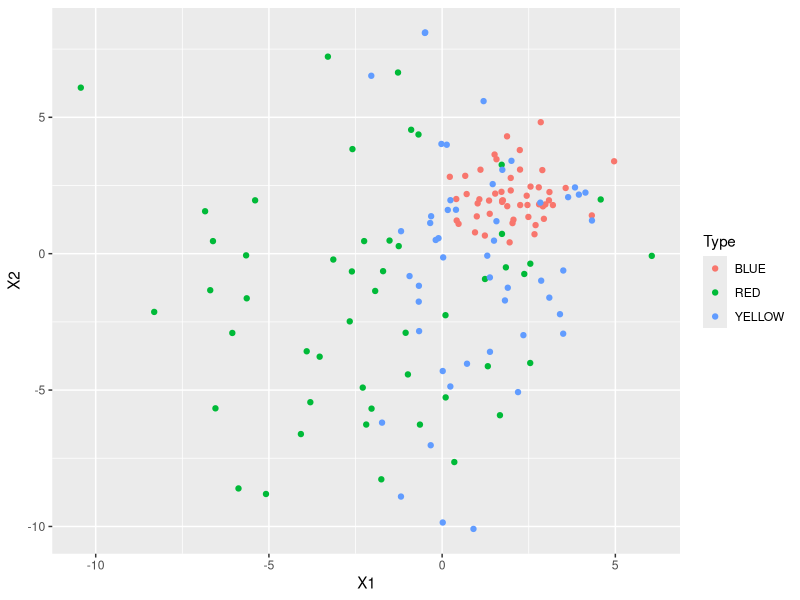

Source code (R):
## ---- chunk 1
DF <- data.frame(X1 = c(rnorm(50,2,1),rnorm(50,-2,3),rnorm(50,1,2)) ,X2=  c(rnorm(50,2,1),rnorm(50,-2,4),rnorm(50,-1,4)) , Type = as.factor(c(rep("BLUE",50),rep("RED",50),rep("YELLOW",50) )))

library(ggplot2)
png()
ggplot(DF, aes(x = X1,y=X2, color=Type)) +
  geom_point()


